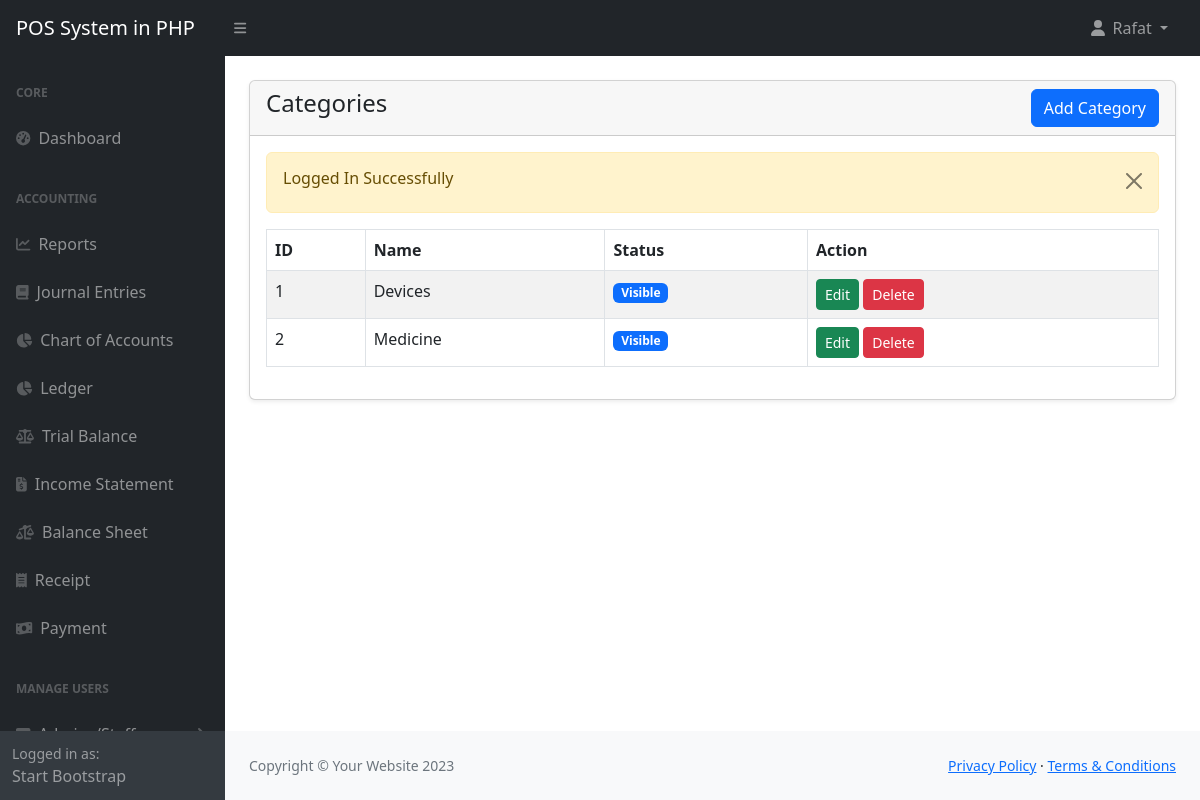
The app's page /admin/categories.php (signed in) with its own data.
### tables this page shows
CREATE TABLE `categories` (
  `id` int(11) NOT NULL,
  `name` varchar(255) NOT NULL,
  `description` mediumtext DEFAULT NULL,
  `status` tinyint(1) NOT NULL DEFAULT 0 COMMENT '0=visible,1=hidden'
);

### admin/categories.php (the view, shortened to what this page needs)
<?php include('includes/header.php'); ?>
<div class="container-fluid px-4">
    <div class="card mt-4 shadow-sm">
        <div class="card-header">
            <h4 class="mb-0">Categories
                <a href="categories-create.php" class="btn btn-primary float-end">Add Category</a>
            </h4>
        </div>
        <div class="card-body">
            <?php
            $categories = getAll('categories');
            if(mysqli_num_rows($categories) > 0)
            {
            ?>
            <div class="table-responsive">
                <table class="table table-striped table-bordered">
                    <thead>
                        <tr>
                            <th>ID</th>
                            <th>Name</th>
                            <th>Status</th>
                            <th>Action</th>
                        </tr>
                    </thead>
                    <tbody>
                        <?php foreach($categories as $item) : ?>
                        <tr>
                            <td><?= $item['id'] ?></td>
                            <td><?= $item['name'] ?></td>
                            <td>
                                <?php
                                    if($item['status'] == 1){
                                        echo '<span class="badge bg-danger">Hidden</span>';
                                    }else{
                                        echo '<span class="badge bg-primary">Visible</span>';
                                    }
                                ?>
                            </td>
                            <td>
                                <a href="categories-edit.php?id=<?= $item['id']; ?>" class="btn btn-success btn-sm">Edit</a>
                                <a href="categories-delete.php?id=<?= $item['id']; ?>" class="btn btn-danger btn-sm">Delete</a>
                            </td>
                        </tr>
                        <?php endforeach; ?>
                    </tbody>
                </table>
            </div>
            <?php
            }
            else
            {
                ?>
                    <h4 class="mb-0">No Record found</h4>
                <?php
            }
            ?>
        </div>
    </div>
</div>
<?php include('includes/footer.php'); ?>

### records on screen
categories: id "1", name "Devices", status "Visible"
categories: id "2", name "Medicine", status "Visible"

### other values on screen
$_SESSION['loggedInUser']['name'] "Rafat"
$_SESSION['status'] "Logged In Successfully"
